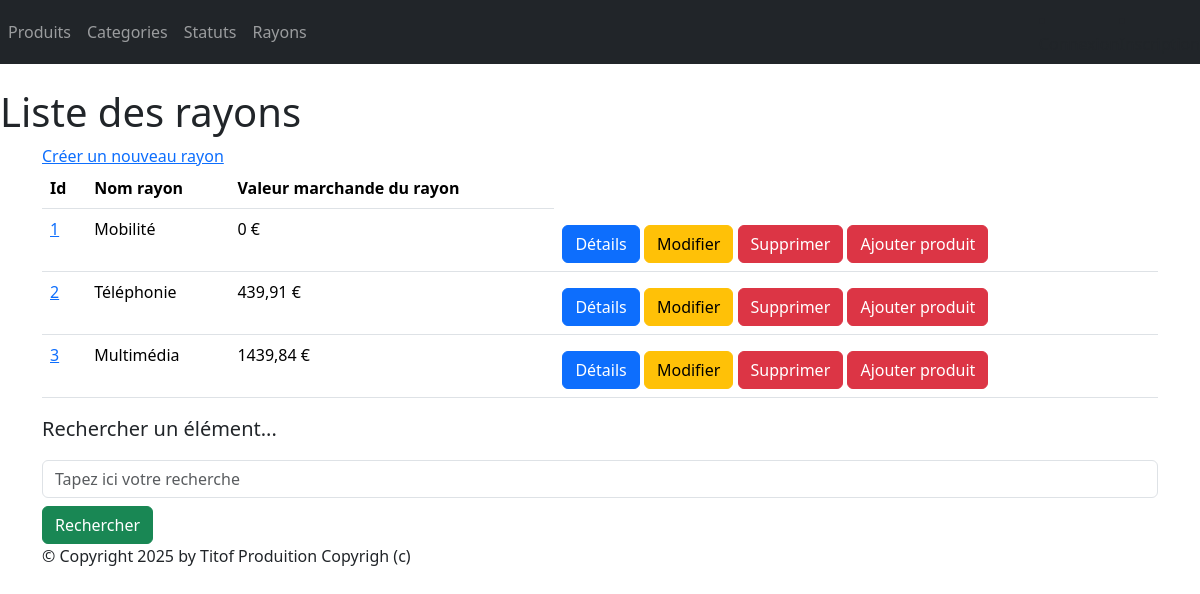
The page /monApp/rayons/ on the database as committed earlier.
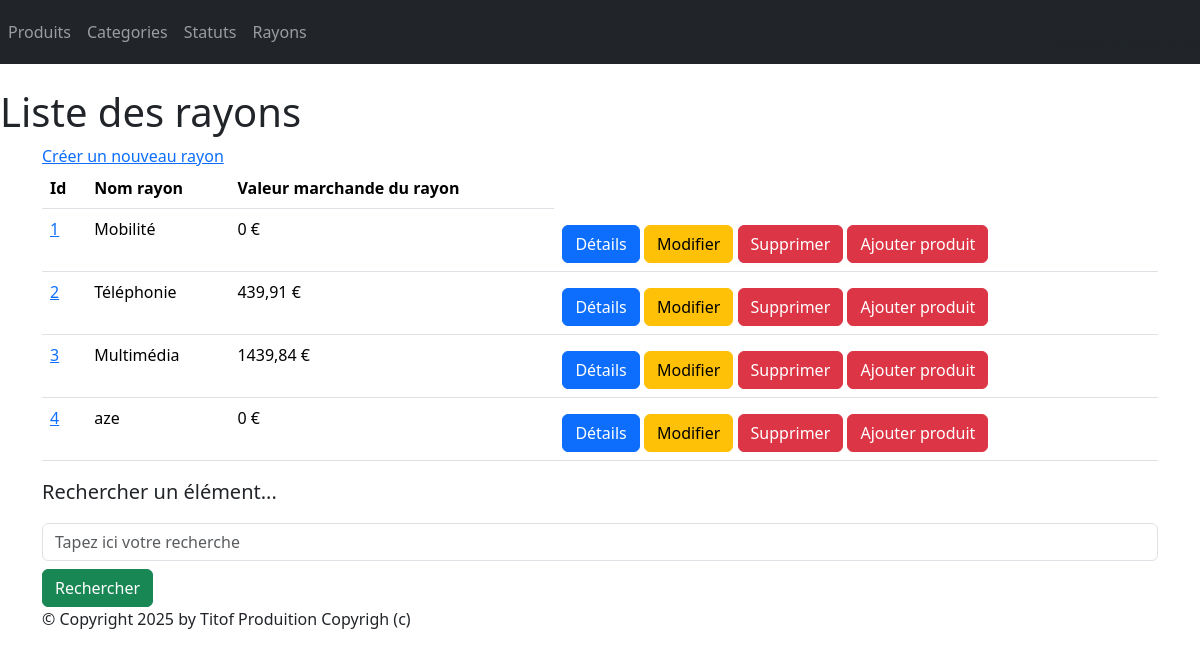
The same page on the database as committed later.
### monApp/models.py (models this page shows, shortened)
class Rayon(models.Model):
    idRayon = models.AutoField(primary_key=True)
    nomRayon = models.CharField(max_length=100)

### monApp/views.py (the view)
# urls.py: path('rayons/',views.RayonListView.as_view(), name='lst_rayons'),
class RayonListView(ListView):
    model = Rayon
    template_name = "monApp/list_rayons.html"
    context_object_name = "rayons"
    def get_queryset(self):
        query = self.request.GET.get('search')
        if query:
            return Rayon.objects.filter(nomRayon__icontains=query).prefetch_related(Prefetch("contenir_rayon", queryset=Contenir.objects.select_related("produit")))
        return Rayon.objects.prefetch_related(Prefetch("contenir_rayon", queryset=Contenir.objects.select_related("produit")))
    def get_context_data(self, **kwargs):
        context = super(RayonListView, self).get_context_data(**kwargs)
        context['titremenu'] = "Liste des rayons"
        ryns_dt = []
        for rayon in context['rayons']:
            total = 0
            for contenir in rayon.contenir_rayon.all():
                total += contenir.produit.prixUnitaireProd * contenir.Qte
            ryns_dt.append({'rayon': rayon,'total_stock': total})
        context['ryns_dt'] = ryns_dt
        return context

### monApp/templates/monApp/list_rayons.html
{% extends 'monApp/base.html' %}
{% block menu %}
    <h1>{{titremenu}}</h1>
{% endblock %}
{% block contenu %}
    <a href="{% url 'crt-rayon' %}">Créer un nouveau rayon</a>
    <table class="table">
        <thead>
            <th>Id</th>
            <th>Nom rayon</th>
            <th>Valeur marchande du rayon</th>
        </thead>
        <tbody>
            {% for data in ryns_dt %}
            <tr>
                <td><a href="{% url 'dtl_rayon' data.rayon.idRayon %}">{{ data.rayon.idRayon }}</a></td>
                <td> {{ data.rayon.nomRayon }} </td>
                <td>{{ data.total_stock }} €</td>
                <td>
                    <a href="{% url 'dtl_rayon' data.rayon.idRayon %}" class="btn btn-primary mt-2">Détails</a>
                    <a href="{% url 'rayon-chng' data.rayon.idRayon %}" class="btn btn-warning mt-2">Modifier</a>
                    <a href="{% url 'dlt_rayon' data.rayon.idRayon %}" class="btn btn-danger mt-2">Supprimer</a>
                    <a href="{% url 'cntnr-crt' data.rayon.idRayon %}" class="btn btn-danger mt-2">Ajouter produit</a>
                </td>
            </tr>
            {% endfor %}
        </tbody>
    </table>
    <p class="lead mb-3 ml-0">Rechercher un élément...</p>
    <form method="GET" action="">
        <input class="form-control" type="text" name="search" placeholder="Tapez ici votre recherche" value="{{ request.GET.search }}">
        <button type="submit" class="btn btn-success mt-2">Rechercher</button>
    </form>
{% endblock %}

Rows that differ between the two databases and show on the page:
added Rayon: rayon.idRayon "4", rayon.nomRayon "aze", total_stock "0"
